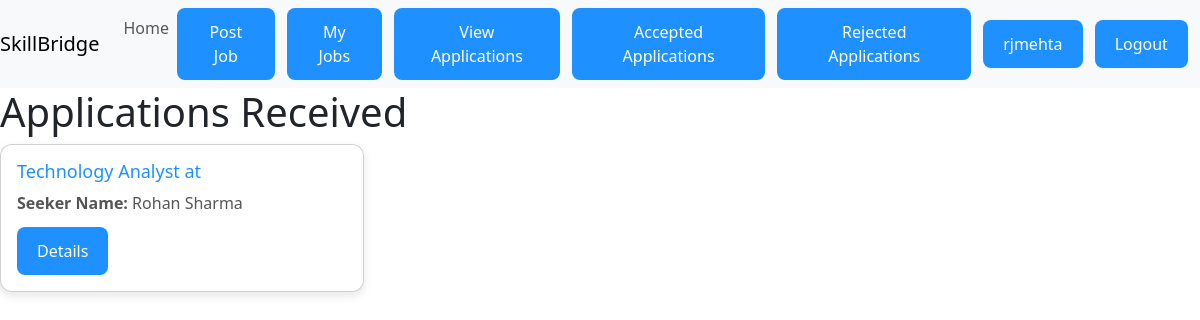
The app's page /jobs/applications/ (signed in) with its own data.
### accounts/models.py (models this page shows, shortened)
class User(AbstractUser):
    name = models.CharField(max_length=70)
    contact = models.CharField(max_length=15)
    user_type = models.CharField(max_length=1,choices = (
        ('E',"Employeer"),
        ('J',"Job-Seeker"),
    ))
    profession = models.CharField(max_length=50)
    profile_photo = models.ImageField(upload_to='pfps/', height_field=None, width_field=None, max_length=None,null=True,blank=True)
    resume = models.FileField(upload_to='resumes/', max_length=100,null=True,blank=True)
    industry =  models.CharField(max_length=50 , null=True, blank = True, choices=(
        ('healthcare', 'Healthcare & Medical'),
        ('it', 'Information Technology & Software'),
        ('education', 'Education & Training'),
        ('finance', 'Finance & Accounting'),
        ('sales', 'Sales & Marketing'),
        ('engineering', 'Engineering & Manufacturing'),
        ('hospitality', 'Hospitality & Tourism'),
        ('transport', 'Transportation & Logistics'),
        ('legal', 'Legal & Compliance'),
        ('arts', 'Arts, Media & Design'),
        ('other','Other')
        ))

### jobs/models.py (models this page shows, shortened)
class JobApplication(models.Model):
    job = models.ForeignKey(JobPost, on_delete=models.CASCADE)
    seeker = models.ForeignKey("accounts.User", on_delete=models.CASCADE)
    resume = models.FileField(upload_to='applications/', blank=True)
    cover_letter = models.TextField(blank=True)
    applied_on = models.DateTimeField(auto_now_add=True)
    result = models.BooleanField(null=True,blank=True)

class JobPost(models.Model):
    employer = models.ForeignKey("accounts.User", on_delete=models.CASCADE)
    company = models.ForeignKey('accounts.Company', on_delete=models.CASCADE)
    job_title = models.CharField(max_length=100)
    job_description = models.TextField()
    location = models.CharField(max_length=100)
    salary = models.CharField(max_length=50)
    job_type = models.CharField(max_length=50, choices=(
        ('Full-Time', 'Full-Time'),
        ('Part-Time', 'Part-Time'),
        ('Other', 'Other'),
    ))
    job_category = models.CharField(max_length=50 ,default = "other", choices=(
        ('healthcare', 'Healthcare & Medical'),
        ('it', 'Information Technology & Software'),
        ('education', 'Education & Training'),
        ('finance', 'Finance & Accounting'),
        ('sales', 'Sales & Marketing'),
        ('engineering', 'Engineering & Manufacturing'),
        ('hospitality', 'Hospitality & Tourism'),
        ('transport', 'Transportation & Logistics'),
        ('legal', 'Legal & Compliance'),
        ('arts', 'Arts, Media & Design'),
        ('other','Other')
        ))
    posted_on = models.DateTimeField(auto_now_add=True)
    deadline = models.DateField(auto_now=False, auto_now_add=False,default='YYYY-MM-DD')

### jobs/views.py (the view)
# urls.py: path('applications/',views.view_applications,name="applications"),
@login_required
def view_applications(request):
     jobs = JobPost.objects.filter(employer = request.user)
     applications = JobApplication.objects.filter( job__in = jobs)
     context = {
          'applications':applications,
          'jobs':jobs
     }
     return render(request,'jobs/applications.html',context)

### jobs/templates/jobs/applications.html (shortened to what this page needs)
{% extends "base.html" %}
{% block main %}
<h1>Applications Received</h1>
<div class="row">
    {% for application in applications %}
    <div class="col-sm-4">
        <div class="card">
            <div class="card-body">
                <h5 class="card-title">{{application.job.job_title}} at {{application.job.company_name}}</h5>
                <p class="card-text"><strong>Seeker Name:</strong> {{application.seeker.name}}</p>
                <a href="{% url 'application_details' application.id  %}" class="btn btn-primary">Details</a>
            </div>
        </div>
    </div>
    {% endfor %}
</div>
{% endblock main %}

### templates/base.html (shortened to what this page needs)
<!doctype html>
<html lang="en">
    <head>
        <link
            href="https://cdn.jsdelivr.net/npm/bootstrap@5.3.2/dist/css/bootstrap.min.css"
            rel="stylesheet"
        />
    </head>
    <body>
        <header>
             <nav class="navbar navbar-expand-md navbar-light bg-light">
                <a class="navbar-brand" href="/">SkillBridge</a>
                <div class="collapse navbar-collapse" id="collapsibleNavId">
                    <ul class="navbar-nav mr-auto mt-2 mt-lg-0">
                        {% if request.user.is_authenticated %}
                        <li class="nav-item active">
                            <a class="nav-link" href="{%   url "home" %}">Home </a>
                        </li>
                        {% endif %}
                        {% if request.user.user_type == 'E' %}
                        <li class="nav-item">
                             <a class="btn btn-primary" href="{% url 'post_job'%}"> Post Job </a>
                        </li>
                        {% endif %}
                        {% if request.user.user_type == 'E' %}
                        <li class="nav-item">
                            <a class="btn btn-primary" href="{% url 'my_jobs' request.user.id %}"> My Jobs </a>
                        </li>
                        <li class="nav-item">
                            <a class="btn btn-primary" href="{% url 'applications' %}"> View Applications </a>
                        </li>
                        <li class="nav-item">
                            <a class="btn btn-primary" href="{% url 'accepted_applications' %}"> Accepted Applications </a>
                        </li>
                        <li class="nav-item">
                            <a class="btn btn-primary" href="{% url 'rejected_applications' %}"> Rejected Applications </a>
                        </li>
                        {% endif %}
                        </ul>
                    </div>
                                {% if request.user.is_authenticated%}
                                    <a href="{% url "profile" request.user.id %}" class="btn btn-primary">{{request.user.username}}</a>
                                    <a class="btn btn-warning" href="{% url "logout" %}">Logout</a>
                                {% endif %}
             </nav>
        </header>
        <main>
            {% block main %}
            {% endblock main %}
        </main>
    </body>
</html>

### templates/base.html (style rules this page uses)
.btn { background: #1E90FF; color: #FFFFFF; padding: 12px 20px; border: none; border-radius: 8px; max-width:200px; }

### jobs/templates/jobs/applications.html (style rules this page uses)
.row { display: flex; flex-wrap: wrap; gap: 20px; justify-content: flex-start; }
.col-sm-4 { flex: 0 0 calc(33.333% - 20px); max-width: calc(33.333% - 20px); }
.card { border-radius: 12px; box-shadow: 0 4px 10px rgba(0,0,0,0.1); transition: transform 0.2s ease, box-shadow 0.2s ease; }
.card-body h5 { font-size: 18px; color: #1E90FF; }
.card-body p { margin-bottom: 12px; color: #555; }
.card-body .btn { background-color: #1E90FF; border: none; font-weight: 500; }

### records on screen
User: user.username "rjmehta"
JobApplication: job.job_title "Technology Analyst", seeker.name "Rohan Sharma"
